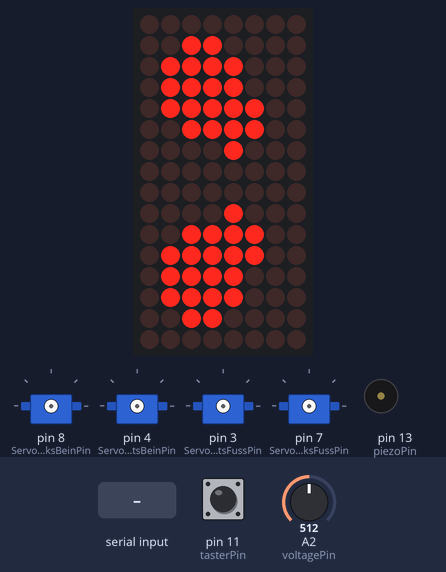
Bench run of a sketch on a simulated Arduino Uno, built with avr-gcc and run on an emulated ATmega328P. Shown: 8×16 LED matrix, 4 × servo, buzzer (waves = sounding). The test bench sets the inputs (shaded band); at power-on: pin 11 (tasterPin) HIGH, A2 (voltagePin) = 512. What the sketch prints to the serial monitor is not drawn.

Above: at 1.6 s.
1.7 s: pin 11 (tasterPin) pulled LOW for 3.2 s
At 3.67 s:
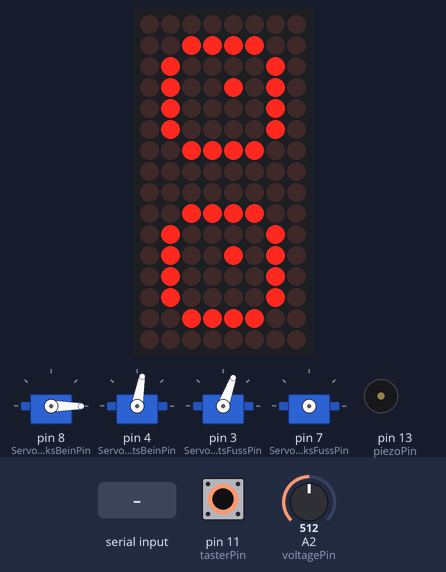
At 4.9 s:
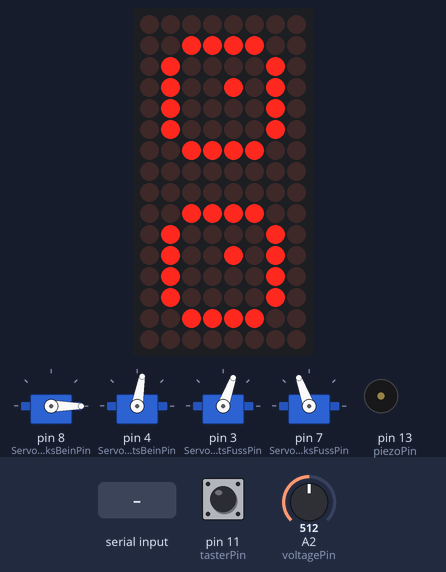
6.4 s: "FORWARD\n" received over the second serial link
At 9.6 s:
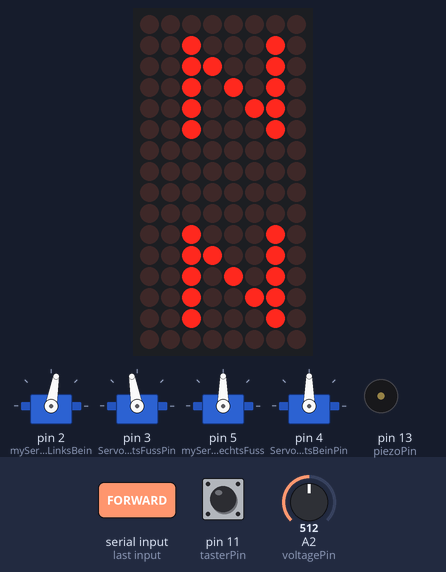
12.7 s: "BACKWARD\n" received over the second serial link
15.8 s: "LEFT\n" received over the second serial link
20.5 s: "RIGHT\n" received over the second serial link
27.8 s: pin 11 (tasterPin) pulled LOW for 0.15 s
At 29.6 s:
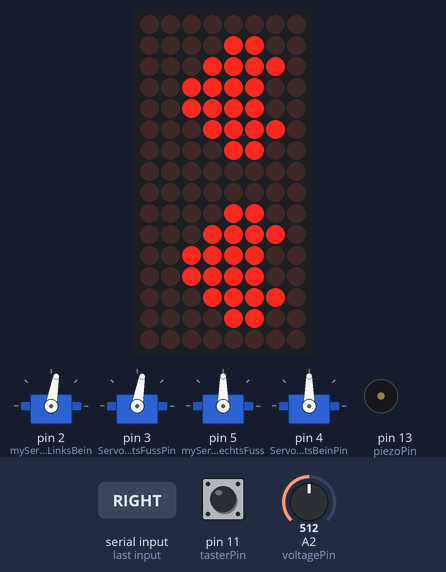
Timing chart, 0 to 33.3 s (numbered marks = the images above; inputs shaded):
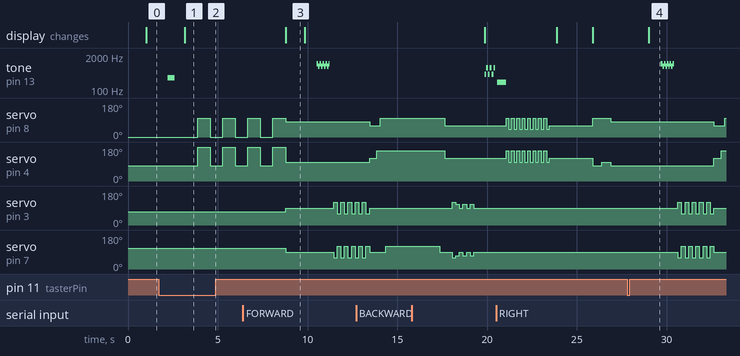

Measured:
- after the input at 1.7 s, tone on pin 13 (piezoPin): goes on until 2.6 s, then stays silent; servo on pin 3 (ServoRechtsFussPin): stops changing and stays 70°; servo on pin 7 (ServoLinksFussPin): stops changing and stays 110°; the display: changes after 1.5 s (image 1)
- after the input at 27.8 s, tone on pin 13 (piezoPin): silent → 999 Hz after 1.9 s, then repeats every 0.16 s: 800 Hz 0.08 s, 1000 Hz 0.08 s, until it stays silent from 30.4 s; servo on pin 8 (ServoLinksBeinPin): 80° → 60° after 4.8 s, → 100° 0.60 s later
- what the display in image 3 shows lasts 1.0 s, from 8.8 s to 9.8 s

The sketch:

Robot_and_Bluetooth.ino
```cpp
#include <Servo.h>
#include <Wire.h>
#include <Adafruit_GFX.h>
#include <Adafruit_LEDBackpack.h>
#include "Sounds.h"
#include "Eyes.h"
#include "Motion.h"
#include "BluetoothControl.h"
#include "JoystickMotion.h"


// ---------- Setup Module ----------
const int tasterPin = 11;
const int voltagePin = A2;
const float referenzSpannung = 4.8;  //gemessen
const float schwelleAkkuLeer = 3.5;
bool akkuLeer = false;
unsigned long letzteMessung = 0;
const unsigned long messIntervall = 1000;
// Taster
enum Mode { Gehen, Rollen };
Mode currentMode = Gehen;
unsigned long lastButtonPressTime = 0;
unsigned long lastDebounceTime = 0;
const int debounceDelay = 50;
int lastButtonReading = LOW;
int stableButtonState = LOW;
bool buttonIsPressed = false;
bool longPressDetected = false;
unsigned long buttonDownTime = 0;
const int Long_Press_Time = 1000;
int buttonPressCount = 0;
bool singleClickPending = false;


void setup() {
initEyes();
eyesSleepy();
initBluetooth();
pinMode(tasterPin, INPUT_PULLUP);
Serial.begin(9600);
}

void loop() {
  String btMessage = receiveBluetoothMessage();

  if (btMessage.length() > 0) {
    btMessage.trim();
    Serial.print("BT empfangen: ");
    Serial.println(btMessage);

    if (btMessage == "FORWARD") {
      Serial.println("→ Bewegung: VORWÄRTS");
      JoystickVorwaerts();
    } else if (btMessage == "BACKWARD") {
      Serial.println("→ Bewegung: RÜCKWÄRTS");
      JoystickRueckwaerts();
    } else if (btMessage == "LEFT") {
      Serial.println("→ Bewegung: LINKS");
      JoystickLinks();
    } else if (btMessage == "RIGHT") {
      Serial.println("→ Bewegung: RECHTS");
      JoystickRechts();
    } else if (btMessage == "STOP") {
      Serial.println("→ Bewegung: STOP");
      JoystickStop();
    } else if (btMessage == "MODE_SWITCH") {
      Serial.println("→ Moduswechsel empfangen");
      toggleMode();
    } else {
      Serial.print("❓ Unbekannter Befehl: ");
      Serial.println(btMessage);
    }
  }

  // ----- Spannung prüfen mit HYSTERESE -----
  unsigned long jetzt = millis();
  if (jetzt - letzteMessung >= messIntervall) {
    letzteMessung = jetzt;

    int rawVoltage = analogRead(voltagePin);
    float spannung = (rawVoltage / 1023.0) * referenzSpannung;

    if (!akkuLeer && spannung < 3.5) {
      akkuLeer = true;
      eyesSad();
      playSadWhistle();
    } else if (akkuLeer && spannung > 3.6) {
      akkuLeer = false;
      eyesSleepy();
    }
  }

  // ----- Tasterverarbeitung --------
  int rawButton = digitalRead(tasterPin);
  unsigned long now = millis();

  if (rawButton != lastButtonReading) {
    lastDebounceTime = now;
  }

  if ((now - lastDebounceTime) > debounceDelay) {
    if (rawButton != stableButtonState) {
      stableButtonState = rawButton;

      if (stableButtonState == HIGH) {
        buttonDownTime = now;
        longPressDetected = false;
      } else if (stableButtonState == LOW) {
        if (!longPressDetected) {
          buttonPressCount++;
          if (buttonPressCount == 1) {
            lastButtonPressTime = now;
            singleClickPending = true;
          } else if (buttonPressCount == 2) {
            toggleMode();
            if (currentMode == Gehen) {
              playSwitch();
              eyesEyes();
              SetWalk();
              delay(1000);
            } else {
              playSwitch();
              eyesHappy();
              SetRoll();
              delay(1000);
            }
            eyesSleepy();
            buttonPressCount = 0;
            singleClickPending = false;
          }
        }
      }
    }

    if (stableButtonState == HIGH && !longPressDetected && (now - buttonDownTime > Long_Press_Time)) {
      longPressDetected = true;
      eyesLove();
      playLoveWhistle();
      DanceSmooth();
      DanceBreakdance();
      DanceMoonwalk();
      eyesAngry();
      playAngryWhistle();
      DanceHeadbang();
      eyesDizzy();
      delay(2000);
      eyesSleepy();
      buttonPressCount = 0;
      singleClickPending = false;
    }
  }

  if (singleClickPending && (now - lastButtonPressTime > 400)) {
    if (buttonPressCount == 1) {
      if (currentMode == Gehen) {
        eyesEyes();
        WalkVorwaerts();
        WalkVorwaerts();
        WalkVorwaerts();
        WalkVorwaerts();
        WalkStop();
      } else {
        eyesHappy();
        Roll();
      }
      eyesSleepy();
    }
    buttonPressCount = 0;
    singleClickPending = false;
  }

  lastButtonReading = rawButton;
}

// -------- Modus Switch ------------

void toggleMode() {
  currentMode = (currentMode == Gehen) ? Rollen : Gehen;
  Serial.print("Neuer Modus: ");
  Serial.println(currentMode == Gehen ? "GEHEN" : "ROLLEN");
}

// -------- Bewegungsfunktion --------

void Home() {
  myServoLinksFuss.write(90);
  myServoRechtsFuss.write(90);
  myServoLinksBein.write(LB0);
  myServoRechtsBein.write(RB0);
  delay(400);
  myServoLinksFuss.detach();
  myServoRechtsFuss.detach();
  myServoLinksBein.detach();
  myServoRechtsBein.detach();
}
```

BluetoothControl.cpp
```cpp
#include "BluetoothControl.h"

SoftwareSerial BTSerial(9, 10); // RX, TX — HC-05 TX → Pin 10, RX → 11

void initBluetooth() {
  BTSerial.begin(9600);
}

String receiveBluetoothMessage() {
  static String message = "";

  while (BTSerial.available()) {
    char c = BTSerial.read();
    if (c == '\n') {
      String result = message;
      message = "";
      return result;
    } else {
      message += c;
    }
  }

  return ""; // Keine vollständige Nachricht empfangen
}
```

BluetoothControl.h
```cpp
#ifndef BLUETOOTHCONTROL_H
#define BLUETOOTHCONTROL_H

#include <Arduino.h>
#include <SoftwareSerial.h>

void initBluetooth();
String receiveBluetoothMessage();

#endif
```

Eyes.cpp
```cpp
#include "Eyes.h"

Adafruit_8x16matrix Eye = Adafruit_8x16matrix();

// Deine Bitmaps rein kopieren – exakt wie in deinem ursprünglichen Code:
static const uint8_t PROGMEM
happy_bmp[] =  {  B00000000,B00111100,B00000010,B00000010,B00000010,B00000010,B00111100,B00000000,B00000000,B00111100,B00000010,B00000010,B00000010,B00000010,B00111100,B00000000},
eyes_bmp[] =  {  B00000000,B00111100,B01000010,B01001010,B01000010,B01000010,B00111100,B00000000,B00000000,B00111100,B01000010,B01001010,B01000010,B01000010,B00111100,B00000000},
annoyed_bmp[] =  {  B00000000,B00010000,B00010000,B00010000,B00010000,B00010000,B00010000,B00000000,B00000000,B00010000,B00010000,B00010000,B00010000,B00010000,B00010000,B00000000},
angry_bmp[] =  {  B00000000,B00011110,B00111100,B01111000,B01110000,B00100000,B00000000,B00000000,B00000000,B00000000,B00100000,B01110000,B01111000,B00111100,B00011110,B00000000},
sleepy_bmp[] =  {  B00000000,B00100010,B00110010,B00101010,B00100110,B00100010,B00000000,B00000000,B00000000,B00000000,B00100010,B00110010,B00101010,B00100110,B00100010,B00000000},
love_bmp[] =  {  B00000000,B00001100,B00011110,B00111100,B00111100,B00011110,B00001100,B00000000,B00000000,B00001100,B00011110,B00111100,B00111100,B00011110,B00001100,B00000000},
dizzy_bmp[] =  {  B00000000,B01111100,B10000010,B10111010,B10101010,B10001010,B01111000,B00000000,B00000000,B01111100,B10000010,B10111010,B10101010,B10001010,B01111000,B00000000},
sad_bmp[] =  {  B00000000,B00110000,B01111000,B01111000,B01111100,B00111100,B00001000,B00000000,B00000000,B00001000,B00111100,B01111100,B01111000,B01111000,B00110000,B00000000};

void initEyes() {
  Eye.begin(0x70);
}

void eyesHappy() {
  Eye.clear();
  Eye.drawBitmap(0, 0, happy_bmp, 8, 16, LED_ON);
  Eye.writeDisplay();
}

void eyesEyes() {
  Eye.clear();
  Eye.drawBitmap(0, 0, eyes_bmp, 8, 16, LED_ON);
  Eye.writeDisplay();
}

void eyesAnnoyed() {
  Eye.clear();
  Eye.drawBitmap(0, 0, annoyed_bmp, 8, 16, LED_ON);
  Eye.writeDisplay();
}

void eyesAngry() {
  Eye.clear();
  Eye.drawBitmap(0, 0, angry_bmp, 8, 16, LED_ON);
  Eye.writeDisplay();
}

void eyesSleepy() {
  Eye.clear();
  Eye.drawBitmap(0, 0, sleepy_bmp, 8, 16, LED_ON);
  Eye.writeDisplay();
}

void eyesLove() {
  Eye.clear();
  Eye.drawBitmap(0, 0, love_bmp, 8, 16, LED_ON);
  Eye.writeDisplay();
}

void eyesDizzy() {
  Eye.clear();
  Eye.drawBitmap(0, 0, dizzy_bmp, 8, 16, LED_ON);
  Eye.writeDisplay();
}

void eyesSad() {
  Eye.clear();
  Eye.drawBitmap(0, 0, sad_bmp, 8, 16, LED_ON);
  Eye.writeDisplay();
}
```

Eyes.h
```cpp
#ifndef EYES_H
#define EYES_H
#include <Adafruit_GFX.h>
#include <Adafruit_LEDBackpack.h>

extern Adafruit_8x16matrix Eye;

void initEyes();
void eyesHappy();
void eyesEyes();
void eyesAnnoyed();
void eyesAngry();
void eyesSleepy();
void eyesLove();
void eyesDizzy();
void eyesSad();

#endif
```

JoystickMotion.cpp
```cpp
#include "JoystickMotion.h"
#include <Servo.h>
#include "JoystickMotion.h"
#include "Motion.h"    // <<< damit die Servos bekannt sind
#include <Servo.h>
#include <Arduino.h>
#include <Arduino.h>
#include <Servo.h>

extern Servo myServoLinksBein;
extern Servo myServoRechtsBein;
extern Servo myServoLinksFuss;
extern Servo myServoRechtsFuss;


void JoystickVorwaerts() {
  myServoLinksBein.attach(2);
  myServoRechtsBein.attach(3);
  myServoLinksFuss.attach(4);
  myServoRechtsFuss.attach(5);

  myServoLinksBein.write(80);  // leicht nach vorne
  myServoRechtsBein.write(100); // leicht nach vorne
  myServoLinksFuss.write(90);
  myServoRechtsFuss.write(90);
}

void JoystickRueckwaerts() {
  myServoLinksBein.attach(2);
  myServoRechtsBein.attach(3);
  myServoLinksFuss.attach(4);
  myServoRechtsFuss.attach(5);

  myServoLinksBein.write(100);  // leicht nach hinten
  myServoRechtsBein.write(80);  // leicht nach hinten
  myServoLinksFuss.write(90);
  myServoRechtsFuss.write(90);

    delay(500); // gib den Servos 0,5 Sekunden Zeit

  myServoLinksBein.detach();
  myServoRechtsBein.detach();
  myServoLinksFuss.detach();
  myServoRechtsFuss.detach();
}

void JoystickLinks() {
  myServoLinksBein.attach(2);
  myServoRechtsBein.attach(3);
  myServoLinksFuss.attach(4);
  myServoRechtsFuss.attach(5);

  myServoLinksBein.write(100);  // linkes Bein zurück
  myServoRechtsBein.write(100); // rechtes Bein vor
  myServoLinksFuss.write(90);
  myServoRechtsFuss.write(90);

    delay(500); // gib den Servos 0,5 Sekunden Zeit

  myServoLinksBein.detach();
  myServoRechtsBein.detach();
  myServoLinksFuss.detach();
  myServoRechtsFuss.detach();
}

void JoystickRechts() {
  myServoLinksBein.attach(2);
  myServoRechtsBein.attach(3);
  myServoLinksFuss.attach(4);
  myServoRechtsFuss.attach(5);

  myServoLinksBein.write(80);  // linkes Bein vor
  myServoRechtsBein.write(80); // rechtes Bein zurück
  myServoLinksFuss.write(90);
  myServoRechtsFuss.write(90);

    delay(500); // gib den Servos 0,5 Sekunden Zeit

  myServoLinksBein.detach();
  myServoRechtsBein.detach();
  myServoLinksFuss.detach();
  myServoRechtsFuss.detach();
}

void JoystickStop() {
  myServoLinksBein.detach();
  myServoRechtsBein.detach();
  myServoLinksFuss.detach();
  myServoRechtsFuss.detach();

    delay(500); // gib den Servos 0,5 Sekunden Zeit

  myServoLinksBein.detach();
  myServoRechtsBein.detach();
  myServoLinksFuss.detach();
  myServoRechtsFuss.detach();
}
```

JoystickMotion.h
```cpp
#ifndef JOYSTICKMOTION_H
#define JOYSTICKMOTION_H

void JoystickVorwaerts();
void JoystickRueckwaerts();
void JoystickLinks();
void JoystickRechts();
void JoystickStop();

#endif
```

Motion.cpp
```cpp
#include "Motion.h"
#include <Arduino.h>
#include <Servo.h>

Servo myServoLinksBein;
Servo myServoRechtsBein;
Servo myServoLinksFuss;
Servo myServoRechtsFuss;

const uint8_t ServoLinksBeinPin = 8;
const uint8_t ServoRechtsBeinPin = 4;
const uint8_t ServoLinksFussPin = 7;
const uint8_t ServoRechtsFussPin = 3;

int LB0 = 60;
int RB0 = 120;
int LB1 = 180;
int RB1 = 0;
int LBTL = LB0 + 40;
int RBTL = RB0 + 60;
int LBTR = LB0 - 60;
int RBTR = RB0 - 40;

int LFV = 20;
int RFV = 20;
int LFR = 20;
int RFR = 20;

// ------- Gehfunktion ----------

void SetWalk() {
  myServoLinksBein.attach(ServoLinksBeinPin);
  myServoRechtsBein.attach(ServoRechtsBeinPin);
  myServoLinksBein.write(LB0);
  myServoRechtsBein.write(RB0);
  delay(300);
  myServoBeinDetach();
}

void WalkVorwaerts() {
  myServoLinksBein.attach(ServoLinksBeinPin);
  myServoRechtsBein.attach(ServoRechtsBeinPin);
  myServoLinksBein.write(LBTR);
  myServoRechtsBein.write(RBTR);
  delay(300);

  myServoRechtsFuss.attach(ServoRechtsFussPin);
  myServoRechtsFuss.write(90 - RFV);
  delay(300);
  myServoRechtsFuss.detach();
  delay(100);

  myServoLinksBein.write(LBTL);
  myServoRechtsBein.write(RBTL);
  delay(300);

  myServoLinksFuss.attach(ServoLinksFussPin);
  myServoLinksFuss.write(90 + LFV);
  delay(300);
  myServoLinksFuss.detach();
  delay(100);
}

void WalkStop() {
  myServoLinksFuss.write(90);
  myServoRechtsFuss.write(90);
  myServoLinksBein.write(LB0);
  myServoRechtsBein.write(RB0);
}

void myServoBeinDetach() {
  myServoLinksBein.detach();
  myServoRechtsBein.detach();
}

// ------- Tanzfunktion ---------

void DanceBreakdance() { //auf einem Bein drehen
  myServoLinksBein.attach(ServoLinksBeinPin);
  myServoRechtsBein.attach(ServoRechtsBeinPin);
  myServoLinksFuss.attach(ServoLinksFussPin);
  myServoRechtsFuss.attach(ServoRechtsFussPin);

  myServoRechtsBein.write(RB0 + 40);
  myServoRechtsFuss.write(90);
  delay(200);

  int maxWinkel = LB0 + 40;
  if (maxWinkel > 180) maxWinkel = 180;
  myServoLinksBein.write(maxWinkel);
  delay(300);

  myServoLinksFuss.write(120);
  delay(3000);

  myServoLinksFuss.write(90);
  delay(300);

  myServoLinksBein.write(LB0);
  myServoLinksFuss.write(90);
  myServoRechtsBein.write(RB0);
  myServoRechtsFuss.write(90);
  delay(300);

  myServoLinksBein.detach();
  myServoRechtsBein.detach();
  myServoLinksFuss.detach();
  myServoRechtsFuss.detach();
  delay(100);
}

void DanceHeadbang() { //heftiges Kopfschütteln nach rechts und Links
  myServoLinksBein.attach(ServoLinksBeinPin);
  myServoRechtsBein.attach(ServoRechtsBeinPin);
  myServoLinksFuss.attach(ServoLinksFussPin);
  myServoRechtsFuss.attach(ServoRechtsFussPin);

  for (int i = 0; i < 8; i++) {
    myServoLinksBein.write(LB0 + 40);
    myServoRechtsBein.write(RB0 + 40);
    delay(150);
    myServoLinksBein.write(LB0 - 20);
    myServoRechtsBein.write(RB0 - 20);
    delay(150);
  }

  myServoLinksBein.write(LB0);
  myServoRechtsBein.write(RB0);
  myServoLinksFuss.write(90);
  myServoRechtsFuss.write(90);
  delay(300);

  myServoLinksBein.detach();
  myServoRechtsBein.detach();
  myServoLinksFuss.detach();
  myServoRechtsFuss.detach();
  delay(100);
}


void DanceSmooth() { //langsame bewegungen auf der stelle
  myServoLinksBein.attach(ServoLinksBeinPin);
  myServoRechtsBein.attach(ServoRechtsBeinPin);
  myServoLinksFuss.attach(ServoLinksFussPin);
  myServoRechtsFuss.attach(ServoRechtsFussPin);

  for (int i = 0; i < 5; i++) {
    myServoLinksFuss.write(60);
    myServoRechtsFuss.write(120);
    delay(200);
    myServoLinksFuss.write(120);
    myServoRechtsFuss.write(60);
    delay(200);
  }

  myServoLinksBein.write(LB0);
  myServoRechtsBein.write(RB0);
  myServoLinksFuss.write(90);
  myServoRechtsFuss.write(90);
  delay(300);

  myServoLinksBein.detach();
  myServoRechtsBein.detach();
  myServoLinksFuss.detach();
  myServoRechtsFuss.detach();
  delay(100);
}

void DanceMoonwalk() { //moonwalk
  myServoLinksBein.attach(ServoLinksBeinPin);
  myServoRechtsBein.attach(ServoRechtsBeinPin);
  myServoLinksFuss.attach(ServoLinksFussPin);
  myServoRechtsFuss.attach(ServoRechtsFussPin);

  myServoLinksFuss.write(60);
  myServoRechtsFuss.write(120);
  delay(200);

  for (int i = 0; i < 6; i++) {
    myServoLinksFuss.write(70 + (i % 2) * 20);
    myServoRechtsFuss.write(110 - (i % 2) * 20);
    delay(200);
  }

  myServoLinksBein.write(LB0);
  myServoRechtsBein.write(RB0);
  myServoLinksFuss.write(90);
  myServoRechtsFuss.write(90);
  delay(300);

  myServoLinksBein.detach();
  myServoRechtsBein.detach();
  myServoLinksFuss.detach();
  myServoRechtsFuss.detach();
  delay(100);
}


// ------- Rollfunktion ---------

void SetRoll(){
  myServoLinksBein.attach(ServoLinksBeinPin);
  myServoRechtsBein.attach(ServoRechtsBeinPin);
  myServoLinksBein.write(180);
  myServoRechtsBein.write(0);
  delay(300);
  myServoBeinDetach();
}

void Roll(){
  myServoLinksBein.attach(ServoLinksBeinPin);
  myServoRechtsBein.attach(ServoRechtsBeinPin);
  myServoLinksFuss.attach(ServoLinksFussPin);
  myServoRechtsFuss.attach(ServoRechtsFussPin);
  myServoLinksBein.write(180);
  myServoRechtsBein.write(0);
  delay (300);
  myServoLinksFuss.write(120);
  myServoRechtsFuss.write(60);
  delay (3000);
  myServoLinksBein.detach();
  myServoRechtsBein.detach();
  myServoLinksFuss.detach();
  myServoRechtsFuss.detach();
}
```

Motion.h
```cpp
#ifndef MOTION_H
#define MOTION_H
#include <Servo.h>

// Servo Objekte
extern Servo myServoLinksBein;
extern Servo myServoRechtsBein;
extern Servo myServoLinksFuss;
extern Servo myServoRechtsFuss;

// Servo Pins
extern const uint8_t ServoLinksBeinPin;
extern const uint8_t ServoRechtsBeinPin;
extern const uint8_t ServoLinksFussPin;
extern const uint8_t ServoRechtsFussPin;

// Positionen
extern int LB0, RB0, LB1, RB1;
extern int LBTL, RBTL, LBTR, RBTR;
extern int LFV, RFV, LFR, RFR;

// Bewegungsfunktionen
void SetWalk();
void SetRoll();
void Roll();
void DanceBreakdance();
void DanceHeadbang();
void DanceSmooth();
void DanceMoonwalk();
void WalkVorwaerts();
void WalkStop();
void myServoBeinDetach();

#endif
```

Sounds.h
```cpp
#ifndef SOUNDS_H
#define SOUNDS_H

extern const int piezoPin;

void playSwitch();
void playAlertSound();
void playAngryWhistle();
void playSadWhistle();
void playLoveWhistle();
void playHappyWhistle();

#endif
```

Source omitted: Sounds.cpp (1501 bytes)
